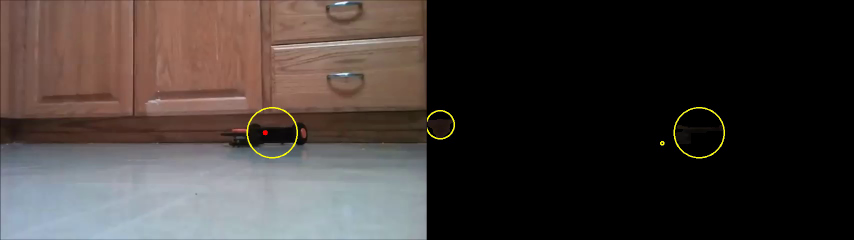
#> input picture frame 0 of Autonomous/code/Vision/data/fpv.avi, 1708 x 480 px, given in place of broheim.mp4, which was not available (shown at 1/2 size)
$ python denseopticalflow.py
#> lines starting #> are read from the running program, lines starting #| are printed output that depends on the picture; after the words box and inside, x2 and y2 are one past the last pixel; in counts of white or black regions, pixels touching at a corner belong together; pictures that were not available may be replaced by others from this repository, and a replacement may not be noted
import cv2
import numpy as np

# http://opencv-python-tutroals.readthedocs.io/en/latest/py_tutorials/py_video/py_lucas_kanade/py_lucas_kanade.html

cap = cv2.VideoCapture('C:/Users/phahn/Desktop/broheim.mp4')

ret, frame1 = cap.read()
#> frame1 is the input picture: shape (480, 1708, 3); mean B, G, R 54.8, 57.7, 65.2
prvs = cv2.cvtColor(frame1, cv2.COLOR_BGR2GRAY)
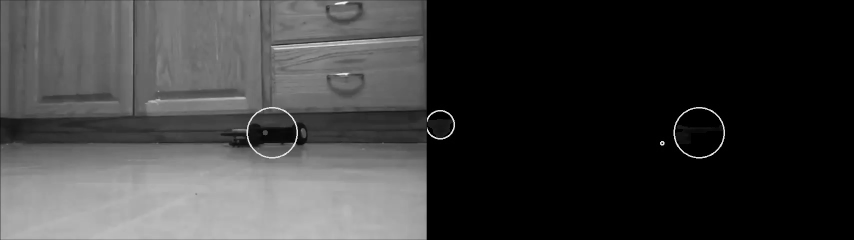
#> prvs: shape (480, 1708) (shown at 1/2 size); min 0, max 251, mean 59.6
hsv = np.zeros_like(frame1)
hsv[..., 1] = 255

while (1):
    ret, frame2 = cap.read()
    next = cv2.cvtColor(frame2, cv2.COLOR_BGR2GRAY)

    flow = cv2.calcOpticalFlowFarneback(prvs, next, None, 0.5, 3, 15, 3, 5, 1.2, 0)

    mag, ang = cv2.cartToPolar(flow[..., 0], flow[..., 1])
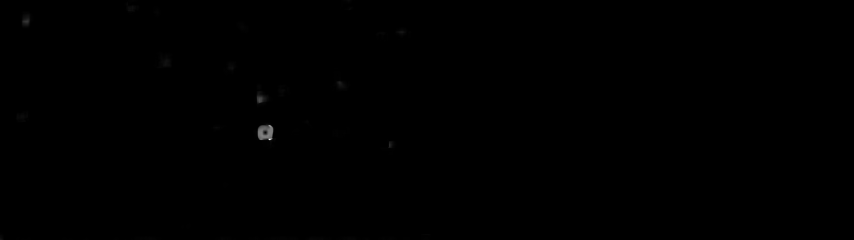
#> mag: shape (480, 1708) float32 (shown at 1/2 size); min 0, max 4.07, mean 0.00316; drawn with min black and max white
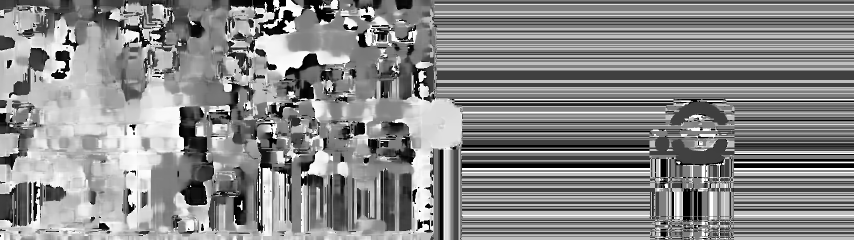
#> ang: shape (480, 1708) float32 (shown at 1/2 size); min 9.81e-21, max 6.28, mean 3.38; drawn with min black and max white
    hsv[..., 0] = ang * 180 / np.pi / 2
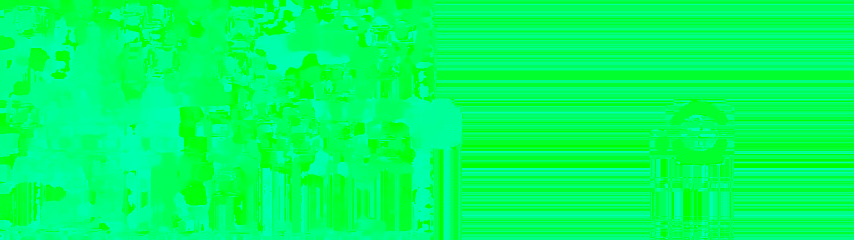
#> hsv: shape (480, 1708, 3) (shown at 1/2 size); mean of channels 0, 1, 2 96.6, 255, 0; drawn as B, G, R
    hsv[..., 2] = cv2.normalize(mag, None, 0, 255, cv2.NORM_MINMAX)
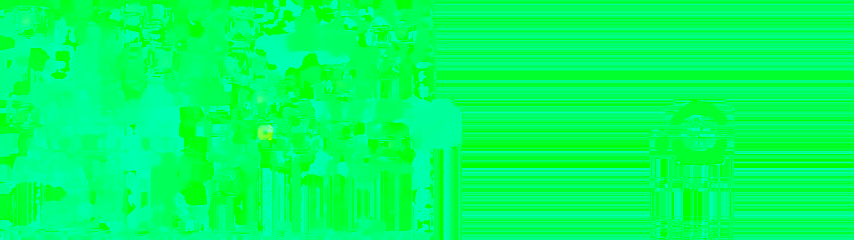
#> hsv: shape (480, 1708, 3) (shown at 1/2 size); 1.68% of pixels changed, all inside (x1, y1, x2, y2) = (0, 0, 862, 480); drawn as B, G, R
    rgb = cv2.cvtColor(hsv, cv2.COLOR_HSV2BGR)

    cv2.imshow('frame2', rgb)
    k = cv2.waitKey(1) & 0xff
#> (key Esc is pressed here)
    if k == 27:
        break
    elif k == ord('s'):
        cv2.imwrite('opticalfb.png', frame2)
        cv2.imwrite('opticalhsv.png', rgb)
    prvs = next

cap.release()
cv2.destroyAllWindows()
